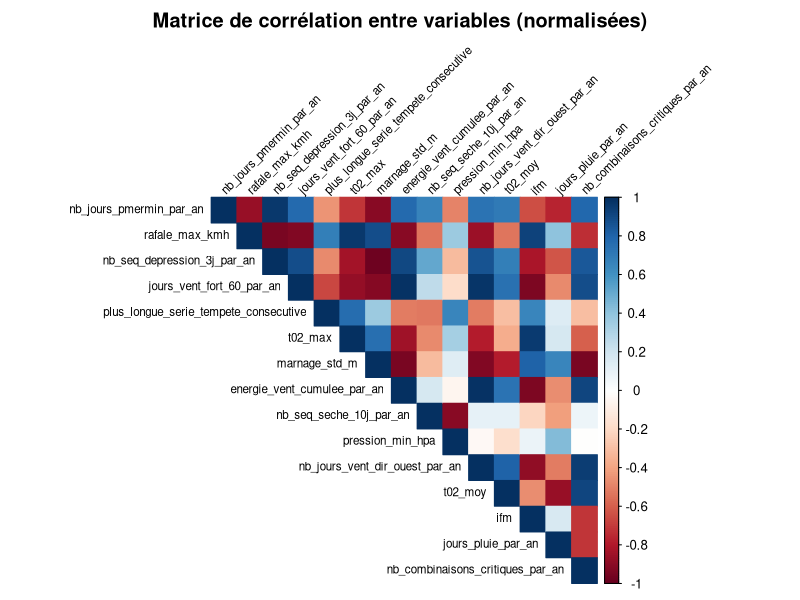
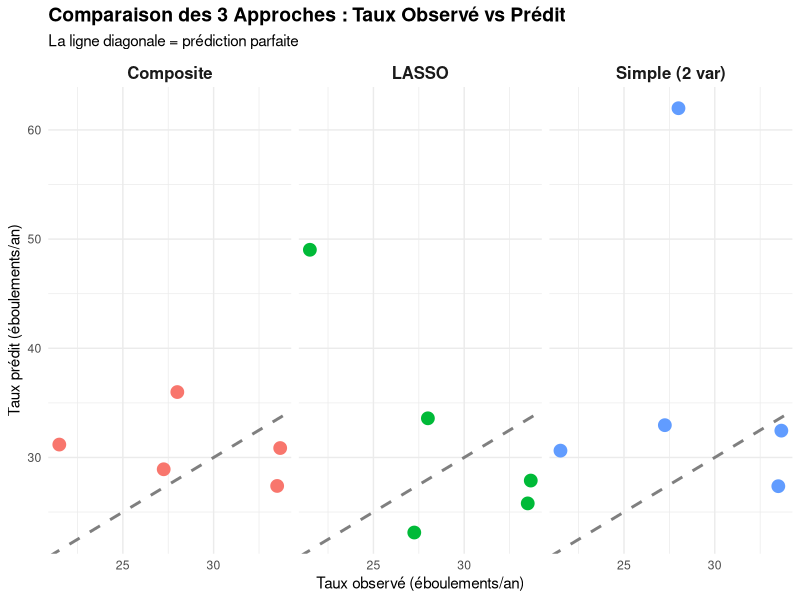

Write R code to recreate these figures, in order. (Note: this script raises an error after producing the figures.)
# ============================================================================
# Modèle de Poisson RÉGULARISÉ avec LOOCV
# Adaptation pour éviter l'overfitting avec peu de données
# ============================================================================

library(readxl)
library(ggplot2)
library(dplyr)
library(corrplot)
library(glmnet)  # Pour la régularisation LASSO/Ridge

# 1. CHARGEMENT ET PRÉPARATION DES DONNÉES
# ============================================================================
cat("=== CHARGEMENT DES DONNÉES ===\n")

data <- read_excel("indicateurs_pour_R.xlsx")

# Normaliser les noms de colonnes
names(data) <- tolower(names(data))
names(data) <- gsub(" ", "_", names(data))

# Calculer la durée de chaque période
data$duree_annees <- sapply(strsplit(data$periode_code, "-"), function(x) {
  debut <- as.numeric(x[1])
  fin <- as.numeric(x[2])
  return(fin - debut + 1)
})

# Calculer le taux annuel
data$taux_annuel <- data$nb_eboulements / data$duree_annees

# Classes de risque basées sur terciles
terciles <- quantile(data$taux_annuel, probs = c(1/3, 2/3))
data$classe_observee <- cut(data$taux_annuel, 
                            breaks = c(-Inf, terciles[1], terciles[2], Inf),
                            labels = c("faible", "moyen", "fort"))

cat("Données chargées :", nrow(data), "périodes\n\n")

# 2. NORMALISATION DES VARIABLES PAR LA DURÉE
# ============================================================================
cat("=== NORMALISATION DES VARIABLES ===\n")

# Variables à normaliser (celles qui sont des comptages cumulés)
vars_a_normaliser <- c(
  "nb_seq_gel_3j", "nb_seq_seche_10j", "jours_gel", "jours_vent_fort_60",
  "jours_gel_degel", "jours_basse_pression", "jours_humide_90",
  "jours_forte_pluie", "nb_seq_humide_3j", "pluie_apres_gel",
  "nb_jours_ampli_sup_10", "energie_vent_cumulee"
)

# Créer des versions normalisées (par an)
for (var in vars_a_normaliser) {
  if (var %in% names(data)) {
    nouveau_nom <- paste0(var, "_par_an")
    data[[nouveau_nom]] <- data[[var]] / data$duree_annees
    cat("Variable normalisée :", nouveau_nom, "\n")
  }
}

cat("\n")

# 3. ANALYSE DE MULTICOLINÉARITÉ
# ============================================================================
cat("=== ANALYSE DE MULTICOLINÉARITÉ ===\n")

# Top 15 meilleures variables identifiées par l'analyse de sélection
# (combinaison score corrélation + pseudo-R²)
top15_variables <- c(
  "nb_jours_pmermin",
  "rafale_max_kmh",
  "nb_seq_depression_3j",
  "jours_vent_fort_60",
  "plus_longue_serie_tempete_consecutive",
  "t02_max",
  "marnage_std_m",
  "energie_vent_cumulee",
  "nb_seq_seche_10j",
  "pression_min_hpa",
  "nb_jours_vent_dir_ouest",
  "t02_moy",
  "ifm",
  "jours_pluie",
  "nb_combinaisons_critiques"
)

# Créer les versions normalisées pour celles qui en ont besoin
vars_normalisees <- c()
for (var in top15_variables) {
  if (grepl("^(nb_|jours_|energie_.*cumulee)", var, ignore.case = TRUE)) {
    nouveau_nom <- paste0(var, "_par_an")
    if (!nouveau_nom %in% names(data)) {
      data[[nouveau_nom]] <- data[[var]] / data$duree_annees
    }
    vars_normalisees <- c(vars_normalisees, nouveau_nom)
  } else {
    vars_normalisees <- c(vars_normalisees, var)
  }
}

vars_normalisees <- vars_normalisees[vars_normalisees %in% names(data)]
cat("Variables sélectionnées pour LOOCV :", length(vars_normalisees), "\n")
print(vars_normalisees)

# Matrice de corrélation entre variables
matrice_corr <- cor(data[, vars_normalisees], use = "complete.obs")

# Visualiser la matrice de corrélation
corrplot(matrice_corr, method = "color", type = "upper", 
         tl.col = "black", tl.srt = 45, tl.cex = 0.7,
         title = "Matrice de corrélation entre variables (normalisées)",
         mar = c(0,0,2,0))

# Identifier les paires de variables très corrélées (> 0.8)
corr_fortes <- which(abs(matrice_corr) > 0.8 & abs(matrice_corr) < 1, arr.ind = TRUE)
if (nrow(corr_fortes) > 0) {
  cat("\nVariables fortement corrélées entre elles (|r| > 0.8) :\n")
  for (i in 1:nrow(corr_fortes)) {
    var1 <- rownames(matrice_corr)[corr_fortes[i, 1]]
    var2 <- colnames(matrice_corr)[corr_fortes[i, 2]]
    if (var1 < var2) {  # Éviter les doublons
      cat(sprintf("  %s <-> %s : r = %.3f\n", 
                  var1, var2, matrice_corr[corr_fortes[i, 1], corr_fortes[i, 2]]))
    }
  }
  cat("\nATTENTION : Ces variables sont redondantes, garder seulement l'une d'elles.\n")
}

# 4. SÉLECTION RÉDUITE DE VARIABLES (RÈGLE : n/3 maximum)
# ============================================================================
cat("\n=== SÉLECTION RÉDUITE DE VARIABLES ===\n")
cat("Avec 5 périodes, maximum recommandé : 1-2 variables\n\n")

# Calculer les corrélations avec nb_eboulements pour chaque variable normalisée
correlations_target <- sapply(vars_normalisees, function(v) {
  cor(data[[v]], data$nb_eboulements, use = "complete.obs")
})

# Trier par corrélation absolue
correlations_triees <- sort(abs(correlations_target), decreasing = TRUE)

cat("Top 5 variables normalisées par corrélation :\n")
for (i in 1:min(5, length(correlations_triees))) {
  var <- names(correlations_triees)[i]
  cat(sprintf("%d. %s : r = %.3f\n", i, var, correlations_target[var]))
}

# Stratégie 1 : Utiliser uniquement les 2 meilleures variables NON corrélées
cat("\n--- STRATÉGIE 1 : 2 VARIABLES NON CORRÉLÉES ---\n")

variables_selectionnees_1 <- character()
for (var in names(correlations_triees)) {
  if (length(variables_selectionnees_1) == 0) {
    variables_selectionnees_1 <- var
  } else {
    # Vérifier si la variable n'est pas trop corrélée avec celles déjà sélectionnées
    corr_avec_selectionnees <- sapply(variables_selectionnees_1, function(v) {
      abs(cor(data[[var]], data[[v]], use = "complete.obs"))
    })
    if (all(corr_avec_selectionnees < 0.7)) {
      variables_selectionnees_1 <- c(variables_selectionnees_1, var)
    }
  }
  if (length(variables_selectionnees_1) >= 2) break
}

cat("Variables sélectionnées (non corrélées entre elles) :\n")
print(variables_selectionnees_1)

# Stratégie 2 : Score composite (moyenne de plusieurs indicateurs)
cat("\n--- STRATÉGIE 2 : SCORE COMPOSITE ---\n")

# Standardiser les variables (moyenne=0, écart-type=1)
data_std <- data
for (var in vars_normalisees) {
  data_std[[var]] <- scale(data[[var]])
}

# Créer un score composite (moyenne des top 5 variables standardisées)
top5_vars <- names(correlations_triees)[1:min(5, length(correlations_triees))]
data$score_composite <- rowMeans(data_std[, top5_vars], na.rm = TRUE)

cat("Score composite créé à partir de :\n")
print(top5_vars)
cat("\nCorrélation score composite vs nb_eboulements :", 
    round(cor(data$score_composite, data$nb_eboulements), 3), "\n")

# 5. LOOCV AVEC RÉGULARISATION (LASSO)
# ============================================================================
cat("\n=== LOOCV AVEC RÉGULARISATION LASSO ===\n")

n <- nrow(data)
resultats_lasso <- data.frame(
  periode = data$periode_code,
  taux_observe = data$taux_annuel,
  classe_observee = data$classe_observee,
  taux_predit = NA,
  classe_predite = NA
)

# Préparer la matrice de prédicteurs (toutes les variables normalisées)
X <- as.matrix(data[, vars_normalisees])
y <- data$nb_eboulements
offset_log <- log(data$duree_annees)

for (i in 1:n) {
  cat(paste("\nItération", i, "- Test sur:", data$periode_code[i], "\n"))
  
  # Train/Test split
  X_train <- X[-i, , drop = FALSE]
  y_train <- y[-i]
  offset_train <- offset_log[-i]
  
  X_test <- X[i, , drop = FALSE]
  offset_test <- offset_log[i]
  
  # LASSO avec validation croisée pour choisir lambda optimal
  # alpha=1 pour LASSO (pénalité L1 qui fait de la sélection de variables)
  cv_lasso <- cv.glmnet(X_train, y_train, 
                        family = "poisson",
                        offset = offset_train,
                        alpha = 1,
                        nfolds = 3)  # 3-fold car peu de données
  
  # Prédiction avec lambda optimal
  nb_predit <- predict(cv_lasso, newx = X_test, 
                       newoffset = offset_test,
                       s = "lambda.min", 
                       type = "response")
  
  taux_predit <- nb_predit / data$duree_annees[i]
  
  classe_predite <- cut(taux_predit, 
                        breaks = c(-Inf, terciles[1], terciles[2], Inf),
                        labels = c("faible", "moyen", "fort"))
  
  resultats_lasso$taux_predit[i] <- taux_predit
  resultats_lasso$classe_predite[i] <- as.character(classe_predite)
  
  cat(paste("  Taux observé:", round(data$taux_annuel[i], 2), 
            "| Taux prédit:", round(taux_predit, 2), "\n"))
}

# 6. LOOCV AVEC MODÈLE SIMPLE (2 VARIABLES)
# ============================================================================
cat("\n=== LOOCV AVEC MODÈLE SIMPLE (2 VARIABLES) ===\n")

resultats_simple <- data.frame(
  periode = data$periode_code,
  taux_observe = data$taux_annuel,
  classe_observee = data$classe_observee,
  taux_predit = NA,
  classe_predite = NA
)

for (i in 1:n) {
  cat(paste("\nItération", i, "- Test sur:", data$periode_code[i], "\n"))
  
  train_data <- data[-i, ]
  test_data <- data[i, ]
  
  # Modèle avec seulement 2 variables non corrélées
  formule <- as.formula(paste("nb_eboulements ~", 
                              paste(variables_selectionnees_1, collapse = " + "),
                              "+ offset(log(duree_annees))"))
  
  modele <- glm(formule, data = train_data, family = poisson(link = "log"))
  
  nb_predit <- predict(modele, newdata = test_data, type = "response")
  taux_predit <- nb_predit / test_data$duree_annees
  
  classe_predite <- cut(taux_predit, 
                        breaks = c(-Inf, terciles[1], terciles[2], Inf),
                        labels = c("faible", "moyen", "fort"))
  
  resultats_simple$taux_predit[i] <- taux_predit
  resultats_simple$classe_predite[i] <- as.character(classe_predite)
  
  cat(paste("  Taux observé:", round(test_data$taux_annuel, 2), 
            "| Taux prédit:", round(taux_predit, 2), "\n"))
}

# 7. LOOCV AVEC SCORE COMPOSITE
# ============================================================================
cat("\n=== LOOCV AVEC SCORE COMPOSITE ===\n")

resultats_composite <- data.frame(
  periode = data$periode_code,
  taux_observe = data$taux_annuel,
  classe_observee = data$classe_observee,
  taux_predit = NA,
  classe_predite = NA
)

for (i in 1:n) {
  cat(paste("\nItération", i, "- Test sur:", data$periode_code[i], "\n"))
  
  train_data <- data[-i, ]
  test_data <- data[i, ]
  
  # Modèle avec score composite unique
  formule <- as.formula("nb_eboulements ~ score_composite + offset(log(duree_annees))")
  modele <- glm(formule, data = train_data, family = poisson(link = "log"))
  
  nb_predit <- predict(modele, newdata = test_data, type = "response")
  taux_predit <- nb_predit / test_data$duree_annees
  
  classe_predite <- cut(taux_predit, 
                        breaks = c(-Inf, terciles[1], terciles[2], Inf),
                        labels = c("faible", "moyen", "fort"))
  
  resultats_composite$taux_predit[i] <- taux_predit
  resultats_composite$classe_predite[i] <- as.character(classe_predite)
  
  cat(paste("  Taux observé:", round(test_data$taux_annuel, 2), 
            "| Taux prédit:", round(taux_predit, 2), "\n"))
}

# 8. COMPARAISON DES 3 APPROCHES
# ============================================================================
cat("\n=== COMPARAISON DES 3 APPROCHES ===\n\n")

evaluer_modele <- function(resultats, nom_modele) {
  mae <- mean(abs(resultats$taux_observe - resultats$taux_predit))
  erreur_relative <- mean(abs(resultats$taux_observe - resultats$taux_predit) / 
                          resultats$taux_observe) * 100
  r2 <- cor(resultats$taux_observe, resultats$taux_predit)^2
  
  matrice_conf <- table(resultats$classe_observee, resultats$classe_predite)
  accuracy <- sum(diag(matrice_conf)) / sum(matrice_conf)
  
  cat(paste("--- ", nom_modele, " ---\n"))
  cat(paste("MAE                :", round(mae, 2), "éboulements/an\n"))
  cat(paste("Erreur relative    :", round(erreur_relative, 1), "%\n"))
  cat(paste("R²                 :", round(r2, 3), "\n"))
  cat(paste("Accuracy           :", round(accuracy * 100, 1), "%\n\n"))
  
  return(list(mae = mae, erreur_rel = erreur_relative, r2 = r2, accuracy = accuracy))
}

perf_lasso <- evaluer_modele(resultats_lasso, "LASSO (régularisé)")
perf_simple <- evaluer_modele(resultats_simple, "SIMPLE (2 variables)")
perf_composite <- evaluer_modele(resultats_composite, "COMPOSITE (score unique)")

# 9. VISUALISATION COMPARATIVE
# ============================================================================

cat("\n=== GÉNÉRATION DES GRAPHIQUES ===\n")

# Combiner les résultats
tous_resultats <- rbind(
  data.frame(resultats_lasso, modele = "LASSO"),
  data.frame(resultats_simple, modele = "Simple (2 var)"),
  data.frame(resultats_composite, modele = "Composite")
)

# Graphique 1 : Comparatif des 3 approches
png("loocv_01_comparatif_3approches.png", width = 1200, height = 600)
p_comparatif <- ggplot(tous_resultats, aes(x = taux_observe, y = taux_predit, color = modele)) +
  geom_point(size = 4) +
  geom_abline(slope = 1, intercept = 0, linetype = "dashed", color = "gray50", linewidth = 1) +
  facet_wrap(~modele) +
  labs(title = "Comparaison des 3 Approches : Taux Observé vs Prédit",
       subtitle = "La ligne diagonale = prédiction parfaite",
       x = "Taux observé (éboulements/an)",
       y = "Taux prédit (éboulements/an)") +
  theme_minimal() +
  theme(plot.title = element_text(face = "bold", size = 14),
        legend.position = "none",
        strip.text = element_text(face = "bold", size = 12))
print(p_comparatif)
dev.off()
cat("✓ Graphique 1 sauvegardé : loocv_01_comparatif_3approches.png\n")

# Graphique 2 : Barplot comparatif par période
png("loocv_02_comparaison_par_periode.png", width = 1200, height = 700)
tous_resultats_long <- tous_resultats %>%
  select(periode, taux_observe, taux_predit, modele) %>%
  pivot_longer(cols = c(taux_observe, taux_predit), 
               names_to = "type", values_to = "taux") %>%
  mutate(type = recode(type, 
                       taux_observe = "Observé", 
                       taux_predit = "Prédit"))

p_barplot <- ggplot(tous_resultats_long, aes(x = periode, y = taux, fill = type)) +
  geom_bar(stat = "identity", position = "dodge", width = 0.7) +
  facet_wrap(~modele, ncol = 1) +
  scale_fill_manual(values = c("Observé" = "#3498db", "Prédit" = "#e74c3c")) +
  labs(title = "Comparaison Taux Observé vs Prédit par Période et Modèle",
       x = "Période",
       y = "Taux annuel d'éboulements",
       fill = "") +
  theme_minimal() +
  theme(axis.text.x = element_text(angle = 45, hjust = 1),
        plot.title = element_text(face = "bold", size = 14),
        legend.position = "top",
        strip.text = element_text(face = "bold", size = 11))
print(p_barplot)
dev.off()
cat("✓ Graphique 2 sauvegardé : loocv_02_comparaison_par_periode.png\n")

# Graphique 3 : Erreurs par modèle
png("loocv_03_erreurs_par_modele.png", width = 1000, height = 700)
tous_resultats_erreurs <- tous_resultats %>%
  mutate(erreur = taux_predit - taux_observe,
         erreur_abs = abs(erreur))

p_erreurs <- ggplot(tous_resultats_erreurs, aes(x = modele, y = erreur_abs, fill = modele)) +
  geom_boxplot(alpha = 0.7) +
  geom_jitter(width = 0.2, size = 3, alpha = 0.6) +
  scale_fill_manual(values = c("LASSO" = "#9b59b6", 
                               "Simple (2 var)" = "#e67e22", 
                               "Composite" = "#2ecc71")) +
  labs(title = "Distribution des Erreurs Absolues par Modèle",
       subtitle = "Plus les valeurs sont basses, meilleur est le modèle",
       x = "Modèle",
       y = "Erreur absolue (éboulements/an)") +
  theme_minimal() +
  theme(plot.title = element_text(face = "bold", size = 14),
        legend.position = "none")
print(p_erreurs)
dev.off()
cat("✓ Graphique 3 sauvegardé : loocv_03_erreurs_par_modele.png\n")

# Graphique 4 : Métriques de performance
png("loocv_04_metriques_performance.png", width = 1000, height = 700)
performances_long <- performances %>%
  pivot_longer(cols = c(MAE, Erreur_pct, R2, Accuracy), 
               names_to = "metrique", 
               values_to = "valeur") %>%
  mutate(metrique = factor(metrique, 
                          levels = c("MAE", "Erreur_pct", "R2", "Accuracy"),
                          labels = c("MAE\n(éboul./an)", "Erreur\nrelative (%)", 
                                    "R²", "Accuracy")))

p_metriques <- ggplot(performances_long, aes(x = Modele, y = valeur, fill = Modele)) +
  geom_col(width = 0.7) +
  facet_wrap(~metrique, scales = "free_y", ncol = 2) +
  scale_fill_manual(values = c("LASSO" = "#9b59b6", 
                               "Simple (2 var)" = "#e67e22", 
                               "Composite" = "#2ecc71")) +
  labs(title = "Comparaison des Métriques de Performance",
       subtitle = "Pour MAE et Erreur % : plus bas = meilleur | Pour R² et Accuracy : plus haut = meilleur",
       x = "",
       y = "Valeur") +
  theme_minimal() +
  theme(plot.title = element_text(face = "bold", size = 14),
        axis.text.x = element_text(angle = 45, hjust = 1),
        legend.position = "none",
        strip.text = element_text(face = "bold", size = 11))
print(p_metriques)
dev.off()
cat("✓ Graphique 4 sauvegardé : loocv_04_metriques_performance.png\n")

# Graphique 5 : Classification observée vs prédite (meilleur modèle)
png("loocv_05_classification_meilleur_modele.png", width = 1000, height = 700)
meilleur_modele <- performances$Modele[which.min(performances$MAE)]
resultats_meilleur <- switch(meilleur_modele,
                             "LASSO" = resultats_lasso,
                             "Simple (2 var)" = resultats_simple,
                             "Composite" = resultats_composite)

resultats_meilleur$prediction_correcte <- 
  ifelse(resultats_meilleur$classe_observee == resultats_meilleur$classe_predite, 
         "Correct", "Incorrect")

p_classif <- ggplot(resultats_meilleur, aes(x = periode, y = 1)) +
  geom_segment(aes(x = periode, xend = periode, y = 0.7, yend = 1.3), 
               color = "gray80", linewidth = 2) +
  geom_point(aes(y = 1.3, fill = classe_observee), 
             shape = 21, size = 10, color = "black", stroke = 1.5) +
  geom_text(aes(y = 1.5, label = "OBSERVÉ"), size = 3, fontface = "bold") +
  geom_point(aes(y = 0.7, fill = classe_predite), 
             shape = 24, size = 10, color = "black", stroke = 1.5) +
  geom_text(aes(y = 0.5, label = "PRÉDIT"), size = 3, fontface = "bold") +
  geom_text(aes(y = 1, label = prediction_correcte, 
                color = prediction_correcte), 
            size = 4.5, fontface = "bold") +
  scale_fill_manual(name = "Classe de risque",
                    values = c("faible" = "#2ecc71", 
                              "moyen" = "#f39c12", 
                              "fort" = "#e74c3c")) +
  scale_color_manual(values = c("Correct" = "#27ae60", 
                                "Incorrect" = "#c0392b"),
                     guide = "none") +
  labs(title = paste("Classification par Période - Modèle :", meilleur_modele),
       subtitle = paste("Observé (●) vs Prédit (▲) | Accuracy :", 
                       round(performances$Accuracy[performances$Modele == meilleur_modele] * 100, 1), "%"),
       x = "Période",
       y = "") +
  theme_minimal() +
  theme(axis.text.x = element_text(angle = 45, hjust = 1, size = 11, face = "bold"),
        axis.text.y = element_blank(),
        axis.ticks.y = element_blank(),
        plot.title = element_text(face = "bold", size = 14),
        plot.subtitle = element_text(size = 11, color = "gray40"),
        legend.position = "top",
        legend.title = element_text(face = "bold"),
        panel.grid = element_blank())
print(p_classif)
dev.off()
cat("✓ Graphique 5 sauvegardé : loocv_05_classification_meilleur_modele.png\n")

# Graphique 6 : Classification pour les 3 modèles (style triangles/ronds)
png("loocv_06_classification_3modeles.png", width = 1400, height = 1000)

# Préparer les données pour les 3 modèles
plot_data <- rbind(
  resultats_lasso %>% mutate(modele = "LASSO"),
  resultats_simple %>% mutate(modele = "Simple (2 var)"),
  resultats_composite %>% mutate(modele = "Composite")
) %>%
  mutate(prediction_correcte = ifelse(classe_observee == classe_predite, "✓ Correct", "✗ Incorrect"))

p_classif_all <- ggplot(plot_data, aes(x = periode, y = modele)) +
  # Ligne de connexion
  geom_segment(aes(x = periode, xend = periode, y = as.numeric(factor(modele)) - 0.15, 
                   yend = as.numeric(factor(modele)) + 0.15), 
               color = "gray80", linewidth = 1.5) +
  # Classe observée (ronds en haut)
  geom_point(aes(y = as.numeric(factor(modele)) + 0.15, fill = classe_observee), 
             shape = 21, size = 8, color = "black", stroke = 1.5) +
  # Classe prédite (triangles en bas)
  geom_point(aes(y = as.numeric(factor(modele)) - 0.15, fill = classe_predite), 
             shape = 24, size = 8, color = "black", stroke = 1.5) +
  # Indicateur correct/incorrect
  geom_text(aes(y = as.numeric(factor(modele)), label = prediction_correcte, 
                color = prediction_correcte), 
            size = 3, fontface = "bold") +
  scale_fill_manual(name = "Classe de risque",
                    values = c("faible" = "#2ecc71", 
                              "moyen" = "#f39c12", 
                              "fort" = "#e74c3c")) +
  scale_color_manual(values = c("✓ Correct" = "#27ae60", 
                                "✗ Incorrect" = "#c0392b"),
                     guide = "none") +
  scale_y_continuous(breaks = 1:3, labels = c("LASSO", "Simple (2 var)", "Composite")) +
  labs(title = "Classification par Période pour les 3 Modèles",
       subtitle = "Rond (●) = Classe Observée | Triangle (▲) = Classe Prédite",
       x = "Période",
       y = "Modèle") +
  theme_minimal() +
  theme(axis.text.x = element_text(angle = 45, hjust = 1, size = 11, face = "bold"),
        axis.text.y = element_text(size = 11, face = "bold"),
        plot.title = element_text(face = "bold", size = 16),
        plot.subtitle = element_text(size = 12, color = "gray40"),
        legend.position = "top",
        legend.title = element_text(face = "bold"),
        panel.grid.major.y = element_line(color = "gray90", linewidth = 0.5))
print(p_classif_all)
dev.off()
cat("✓ Graphique 6 sauvegardé : loocv_06_classification_3modeles.png\n")

# Graphique 7 : Matrice de confusion pour chaque modèle
png("loocv_07_matrices_confusion.png", width = 1200, height = 400)

# Créer les matrices de confusion
matrices <- list()
for (mod in c("LASSO", "Simple (2 var)", "Composite")) {
  data_mod <- switch(mod,
                     "LASSO" = resultats_lasso,
                     "Simple (2 var)" = resultats_simple,
                     "Composite" = resultats_composite)
  
  mat <- as.data.frame(table(Observé = data_mod$classe_observee, 
                            Prédit = data_mod$classe_predite))
  mat$modele <- mod
  matrices[[mod]] <- mat
}

matrices_df <- do.call(rbind, matrices)

p_matrices <- ggplot(matrices_df, aes(x = Prédit, y = Observé, fill = Freq)) +
  geom_tile(color = "white", linewidth = 2) +
  geom_text(aes(label = Freq), size = 8, fontface = "bold") +
  facet_wrap(~modele, ncol = 3) +
  scale_fill_gradient(low = "#ecf0f1", high = "#3498db", name = "Nombre") +
  labs(title = "Matrices de Confusion par Modèle",
       subtitle = "La diagonale = prédictions correctes",
       x = "Classe Prédite",
       y = "Classe Observée") +
  theme_minimal() +
  theme(plot.title = element_text(face = "bold", size = 14),
        plot.subtitle = element_text(size = 11, color = "gray40"),
        axis.text = element_text(size = 11, face = "bold"),
        strip.text = element_text(face = "bold", size = 12),
        legend.position = "right")
print(p_matrices)
dev.off()
cat("✓ Graphique 7 sauvegardé : loocv_07_matrices_confusion.png\n")

# Graphique 8 : Taux de bonne classification par période
png("loocv_08_accuracy_par_periode.png", width = 1000, height = 700)

accuracy_periode <- plot_data %>%
  group_by(periode) %>%
  summarise(
    nb_correct = sum(classe_observee == classe_predite),
    nb_total = n(),
    taux_correct = nb_correct / nb_total * 100
  )

p_accuracy_periode <- ggplot(accuracy_periode, aes(x = reorder(periode, taux_correct), 
                                                     y = taux_correct)) +
  geom_col(aes(fill = taux_correct), width = 0.7) +
  geom_text(aes(label = paste0(round(taux_correct, 0), "%")), 
            hjust = -0.2, size = 5, fontface = "bold") +
  scale_fill_gradient(low = "#e74c3c", high = "#2ecc71", guide = "none") +
  coord_flip() +
  ylim(0, 110) +
  labs(title = "Taux de Bonne Classification par Période",
       subtitle = "Sur les 3 modèles testés (3 prédictions par période)",
       x = "Période",
       y = "Taux de classification correcte (%)") +
  theme_minimal() +
  theme(plot.title = element_text(face = "bold", size = 14),
        plot.subtitle = element_text(size = 11, color = "gray40"),
        axis.text = element_text(size = 11, face = "bold"))
print(p_accuracy_periode)
dev.off()
cat("✓ Graphique 8 sauvegardé : loocv_08_accuracy_par_periode.png\n")

cat("\n✓ Tous les graphiques LOOCV ont été sauvegardés !\n")
cat("  TOTAL : 8 graphiques générés\n")
cat("  - loocv_01 : Comparatif 3 approches (scatter)\n")
cat("  - loocv_02 : Comparaison par période (barplot)\n")
cat("  - loocv_03 : Erreurs par modèle (boxplot)\n")
cat("  - loocv_04 : Métriques de performance\n")
cat("  - loocv_05 : Classification meilleur modèle\n")
cat("  - loocv_06 : Classification 3 modèles (triangles/ronds)\n")
cat("  - loocv_07 : Matrices de confusion\n")
cat("  - loocv_08 : Accuracy par période\n\n")

# 10. RECOMMANDATION FINALE
# ============================================================================
cat("\n=== RECOMMANDATION FINALE ===\n\n")

performances <- data.frame(
  Modele = c("LASSO", "Simple (2 var)", "Composite"),
  MAE = c(perf_lasso$mae, perf_simple$mae, perf_composite$mae),
  Erreur_pct = c(perf_lasso$erreur_rel, perf_simple$erreur_rel, perf_composite$erreur_rel),
  R2 = c(perf_lasso$r2, perf_simple$r2, perf_composite$r2),
  Accuracy = c(perf_lasso$accuracy, perf_simple$accuracy, perf_composite$accuracy)
)

print(performances)

meilleur <- which.min(performances$MAE)
cat(paste("\nMEILLEURE APPROCHE :", performances$Modele[meilleur], "\n"))
cat("\nAvec seulement 5 périodes, privilégier le modèle le plus simple (2 variables ou composite)\n")
cat("pour éviter l'overfitting, même si les métriques semblent moins bonnes.\n")

# Exporter les résultats
write.csv(resultats_simple, "resultats_loocv_simple.csv", row.names = FALSE)
write.csv(performances, "comparaison_modeles.csv", row.names = FALSE)

cat("\nFichiers exportés : resultats_loocv_simple.csv, comparaison_modeles.csv\n")